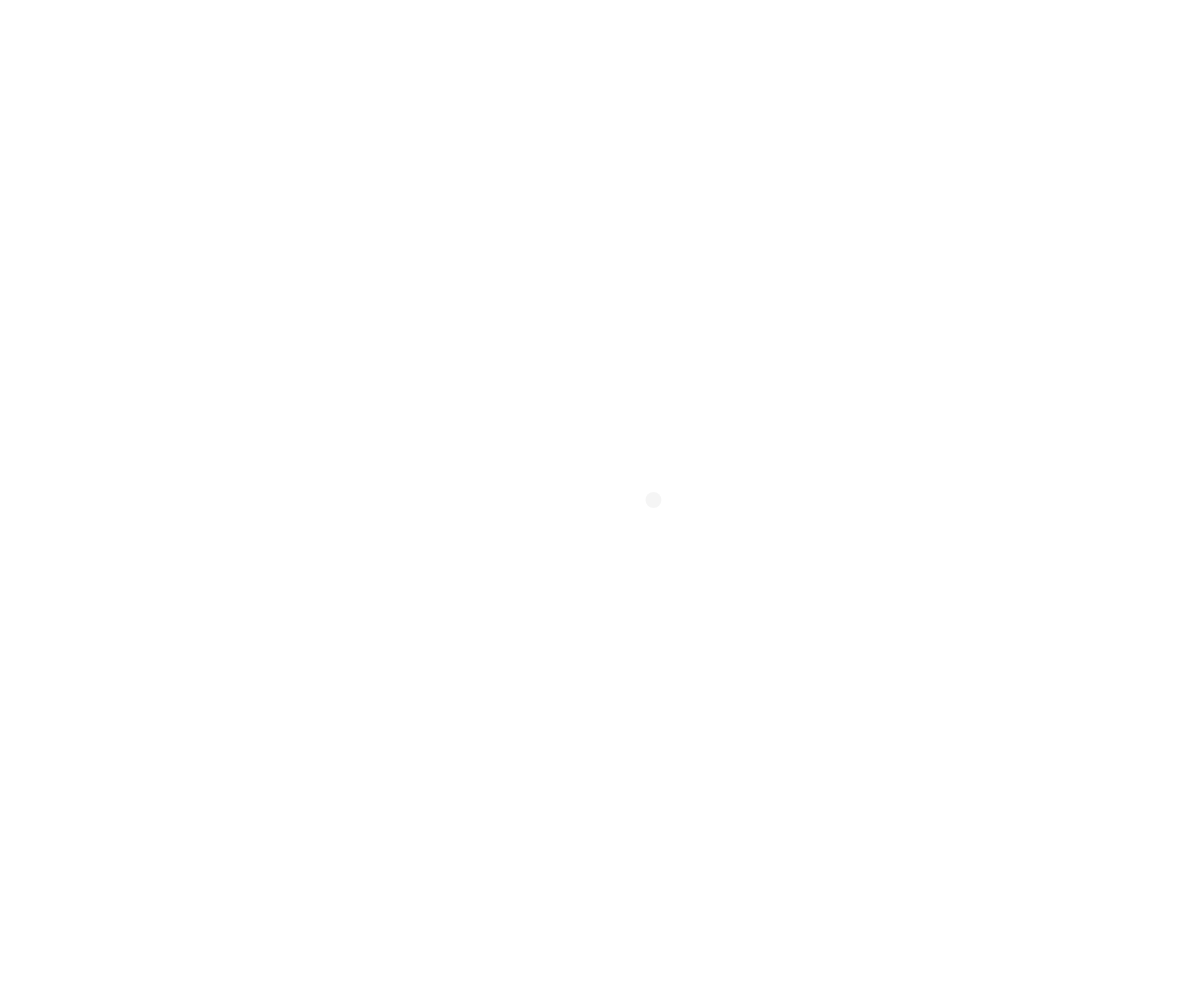
Frame 1 (no input)
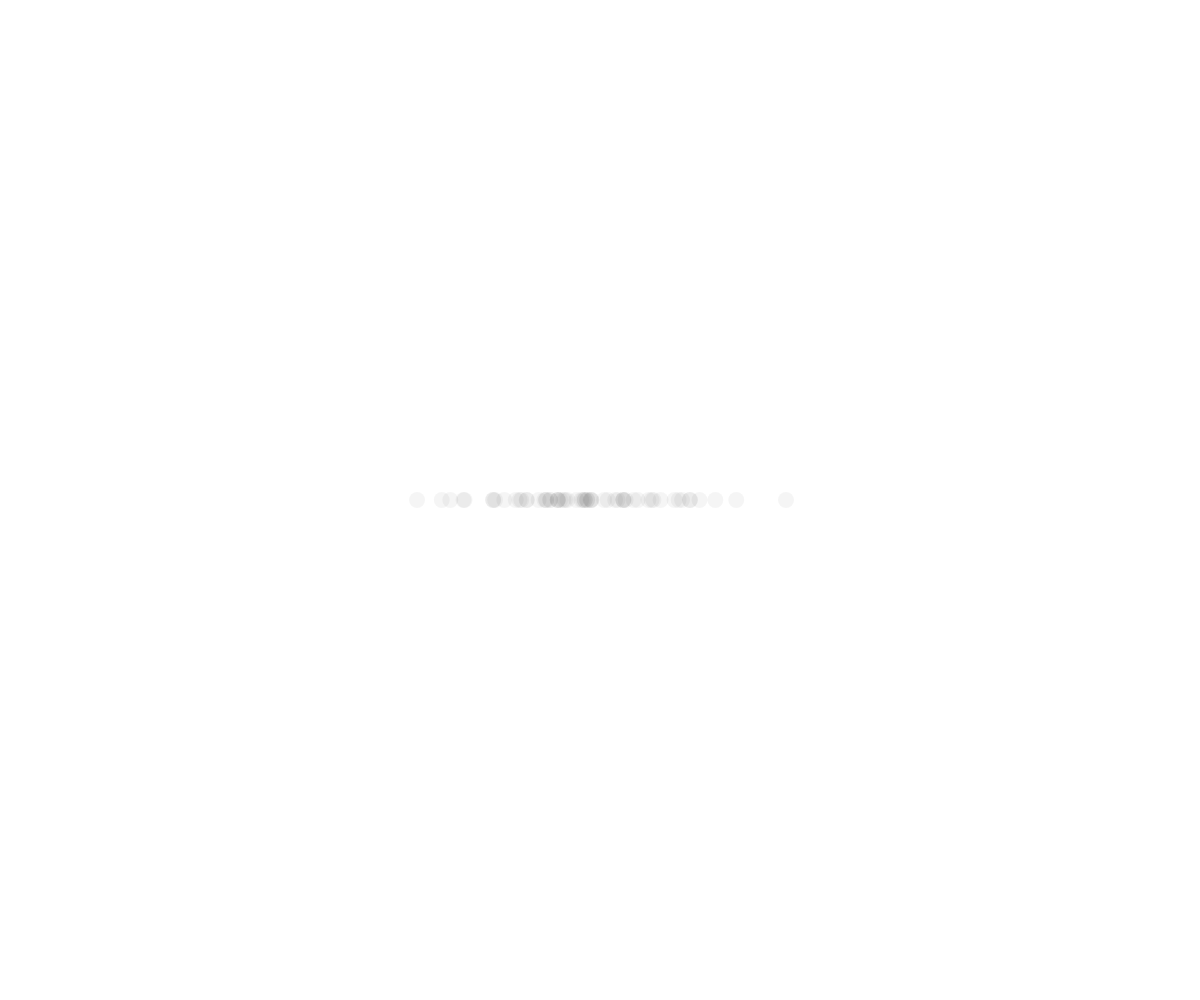
Frame 60 (no input)
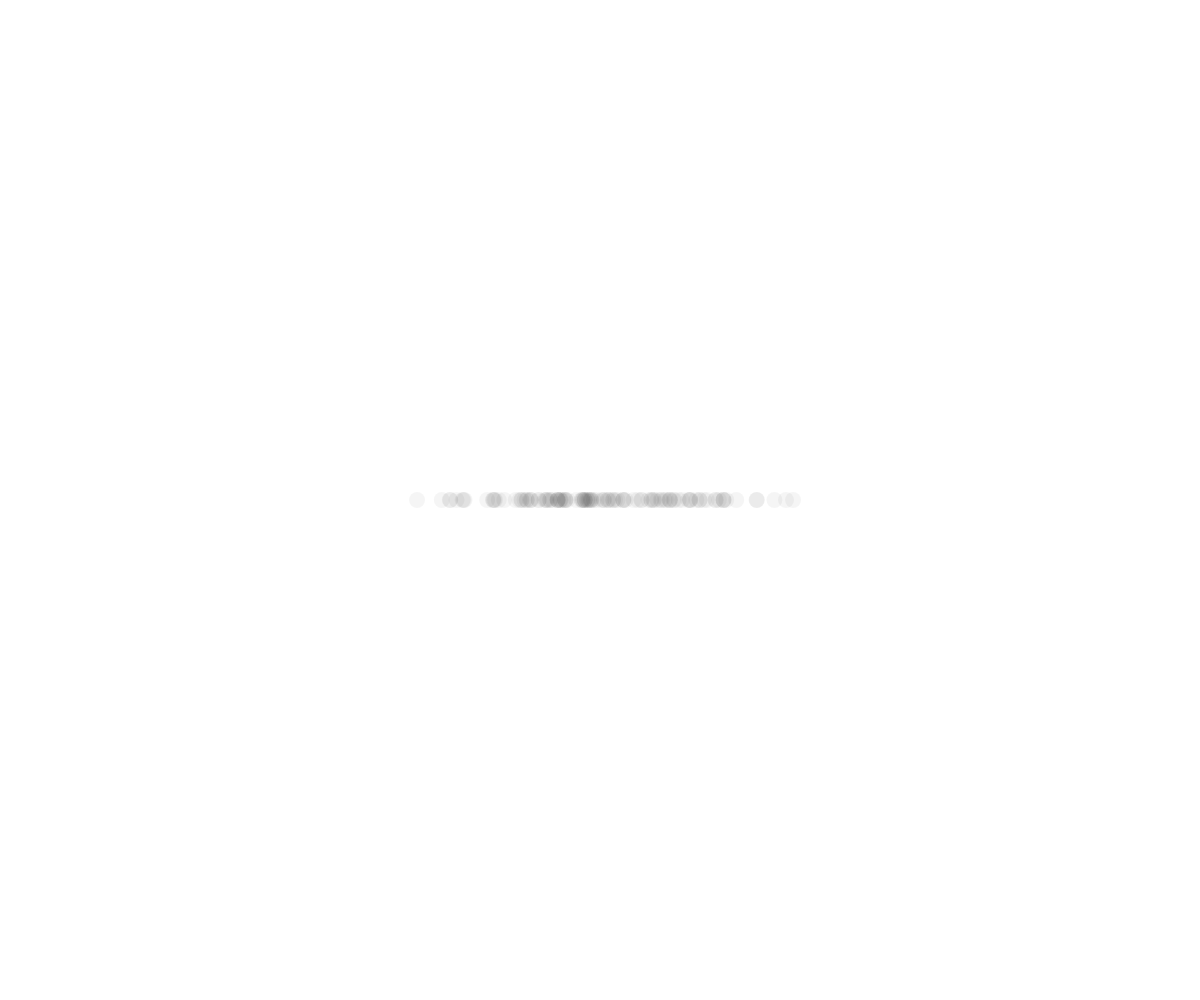
Frame 120 (the mouse pressed at the canvas centre since frame 60)

The p5.js sketch that drew these frames (run headless with seeded random() and noise() and a simulated clock; from frame 60 on, the mouse is pressed at the canvas centre):

// p5.js sketch
// ── sketch.js
function setup() {
  createCanvas(windowWidth, windowHeight);
  background(255);
}

function draw() {
  // A normal distribution with mean 320 and standard deviation 60
  let x = randomGaussian(windowWidth / 2, 80);
  // ou bien 
  // let x = 60 * ranndomGaussian() + 320;
  
  noStroke();
  fill(0, 10);
  circle(x, height / 2, 16);
  
}
